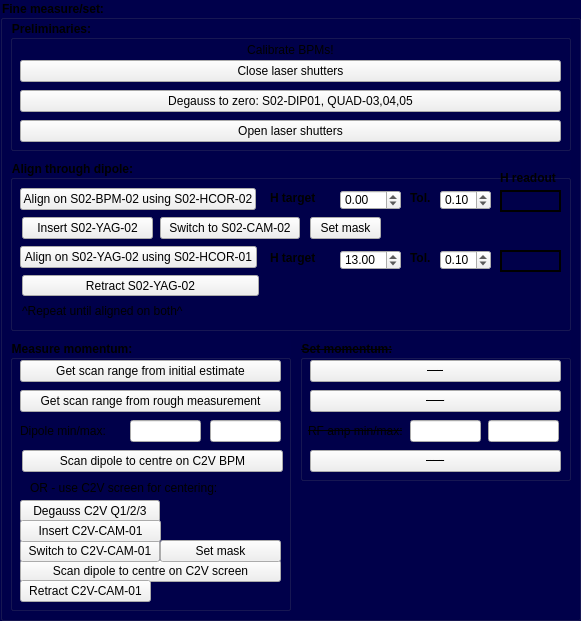
          <widget class="QGroupBox" name="groupBox_9">
           <property name="geometry">
            <rect>
             <x>10</x>
             <y>340</y>
             <width>581</width>
             <height>621</height>
            </rect>
           </property>
           <property name="font">
            <font>
             <weight>75</weight>
             <bold>true</bold>
            </font>
           </property>
           <property name="styleSheet">
            <string notr="true">QGroupBox{ background-color: rgb(0, 0, 75);}
QLabel{ background-color: rgba(0,0,0,0%);}
#QPushButton{ background-color: rgb(255, 255, 255);}</string>
           </property>
           <property name="title">
            <string>Fine measure/set:</string>
           </property>
           <widget class="QGroupBox" name="groupBox_3">
            <property name="geometry">
             <rect>
              <x>10</x>
              <y>20</y>
              <width>561</width>
              <height>131</height>
             </rect>
            </property>
            <property name="font">
             <font>
              <weight>75</weight>
              <italic>false</italic>
              <bold>true</bold>
             </font>
            </property>
            <property name="title">
             <string>Preliminaries:</string>
            </property>
            <widget class="QPushButton" name="pushButton_Prelim_3">
             <property name="geometry">
              <rect>
               <x>10</x>
               <y>70</y>
               <width>541</width>
               <height>22</height>
              </rect>
             </property>
             <property name="sizePolicy">
              <sizepolicy hsizetype="Minimum" vsizetype="Fixed">
               <horstretch>0</horstretch>
               <verstretch>0</verstretch>
              </sizepolicy>
             </property>
             <property name="minimumSize">
              <size>
               <width>140</width>
               <height>0</height>
              </size>
             </property>
             <property name="maximumSize">
              <size>
               <width>16777215</width>
               <height>16777215</height>
              </size>
             </property>
             <property name="text">
              <string>Degauss to zero: S02-DIP01, QUAD-03,04,05</string>
             </property>
             <property name="checked">
              <bool>false</bool>
             </property>
            </widget>
            <widget class="QLabel" name="label_5">
             <property name="geometry">
              <rect>
               <x>15</x>
               <y>20</y>
               <width>531</width>
               <height>20</height>
              </rect>
             </property>
             <property name="text">
              <string>Calibrate BPMs!</string>
             </property>
             <property name="alignment">
              <set>Qt::AlignCenter</set>
             </property>
            </widget>
            <widget class="QPushButton" name="pushButton_Prelim_2">
             <property name="geometry">
              <rect>
               <x>10</x>
               <y>40</y>
               <width>541</width>
               <height>22</height>
              </rect>
             </property>
             <property name="sizePolicy">
              <sizepolicy hsizetype="Minimum" vsizetype="Fixed">
               <horstretch>0</horstretch>
               <verstretch>0</verstretch>
              </sizepolicy>
             </property>
             <property name="minimumSize">
              <size>
               <width>140</width>
               <height>0</height>
              </size>
             </property>
             <property name="maximumSize">
              <size>
               <width>16777215</width>
               <height>16777215</height>
              </size>
             </property>
             <property name="text">
              <string>Close laser shutters</string>
             </property>
             <property name="checked">
              <bool>false</bool>
             </property>
            </widget>
            <widget class="QPushButton" name="pushButton_Prelim_4">
             <property name="geometry">
              <rect>
               <x>10</x>
               <y>100</y>
               <width>541</width>
               <height>22</height>
              </rect>
             </property>
             <property name="sizePolicy">
              <sizepolicy hsizetype="Minimum" vsizetype="Fixed">
               <horstretch>0</horstretch>
               <verstretch>0</verstretch>
              </sizepolicy>
             </property>
             <property name="minimumSize">
              <size>
               <width>140</width>
               <height>0</height>
              </size>
             </property>
             <property name="maximumSize">
              <size>
               <width>16777215</width>
               <height>16777215</height>
              </size>
             </property>
             <property name="text">
              <string>Open laser shutters</string>
             </property>
             <property name="checked">
              <bool>false</bool>
             </property>
            </widget>
           </widget>
           <widget class="QGroupBox" name="groupBox_4">
            <property name="geometry">
             <rect>
              <x>10</x>
              <y>160</y>
              <width>561</width>
              <height>171</height>
             </rect>
            </property>
            <property name="font">
             <font>
              <weight>75</weight>
              <italic>false</italic>
              <bold>true</bold>
             </font>
            </property>
            <property name="title">
             <string>Align through dipole:</string>
            </property>
            <widget class="QPushButton" name="pushButton_Align_1">
             <property name="geometry">
              <rect>
               <x>10</x>
               <y>28</y>
               <width>236</width>
               <height>22</height>
              </rect>
             </property>
             <property name="text">
              <string>Align on S02-BPM-02 using S02-HCOR-02</string>
             </property>
             <property name="checked">
              <bool>false</bool>
             </property>
            </widget>
            <widget class="QPushButton" name="pushButton_Align_4">
             <property name="geometry">
              <rect>
               <x>12</x>
               <y>115</y>
               <width>237</width>
               <height>21</height>
              </rect>
             </property>
             <property name="text">
              <string>Retract S02-YAG-02</string>
             </property>
             <property name="checked">
              <bool>false</bool>
             </property>
            </widget>
            <widget class="QPushButton" name="pushButton_Align_2">
             <property name="geometry">
              <rect>
               <x>12</x>
               <y>57</y>
               <width>131</width>
               <height>22</height>
              </rect>
             </property>
             <property name="text">
              <string>Insert S02-YAG-02</string>
             </property>
             <property name="checked">
              <bool>false</bool>
             </property>
            </widget>
            <widget class="QLabel" name="label_4">
             <property name="geometry">
              <rect>
               <x>12</x>
               <y>143</y>
               <width>283</width>
               <height>16</height>
              </rect>
             </property>
             <property name="text">
              <string>^Repeat until aligned on both^</string>
             </property>
            </widget>
            <widget class="QPushButton" name="pushButton_Align_3">
             <property name="geometry">
              <rect>
               <x>10</x>
               <y>86</y>
               <width>237</width>
               <height>22</height>
              </rect>
             </property>
             <property name="text">
              <string>Align on S02-YAG-02 using S02-HCOR-01</string>
             </property>
             <property name="checked">
              <bool>false</bool>
             </property>
            </widget>
            <widget class="QPushButton" name="pushButton_Align_2_A">
             <property name="geometry">
              <rect>
               <x>150</x>
               <y>57</y>
               <width>140</width>
               <height>22</height>
              </rect>
             </property>
             <property name="sizePolicy">
              <sizepolicy hsizetype="Minimum" vsizetype="Fixed">
               <horstretch>0</horstretch>
               <verstretch>0</verstretch>
              </sizepolicy>
             </property>
             <property name="minimumSize">
              <size>
               <width>140</width>
               <height>0</height>
              </size>
             </property>
             <property name="maximumSize">
              <size>
               <width>371</width>
               <height>16777215</height>
              </size>
             </property>
             <property name="text">
              <string>Switch to S02-CAM-02</string>
             </property>
             <property name="checked">
              <bool>false</bool>
             </property>
            </widget>
            <widget class="QPushButton" name="pushButton_Align_2_B">
             <property name="geometry">
              <rect>
               <x>300</x>
               <y>57</y>
               <width>71</width>
               <height>22</height>
              </rect>
             </property>
             <property name="sizePolicy">
              <sizepolicy hsizetype="Minimum" vsizetype="Fixed">
               <horstretch>0</horstretch>
               <verstretch>0</verstretch>
              </sizepolicy>
             </property>
             <property name="minimumSize">
              <size>
               <width>0</width>
               <height>0</height>
              </size>
             </property>
             <property name="maximumSize">
              <size>
               <width>371</width>
               <height>16777215</height>
              </size>
             </property>
             <property name="text">
              <string>Set mask</string>
             </property>
             <property name="checked">
              <bool>false</bool>
             </property>
            </widget>
            <widget class="QDoubleSpinBox" name="doubleSpinBox_x_1">
             <property name="geometry">
              <rect>
               <x>330</x>
               <y>30</y>
               <width>61</width>
               <height>20</height>
              </rect>
             </property>
             <property name="minimum">
              <double>-100.000000000000000</double>
             </property>
             <property name="maximum">
              <double>100.000000000000000</double>
             </property>
             <property name="singleStep">
              <double>0.100000000000000</double>
             </property>
            </widget>
            <widget class="QLabel" name="label_12">
             <property name="geometry">
              <rect>
               <x>400</x>
               <y>30</y>
               <width>31</width>
               <height>16</height>
              </rect>
             </property>
             <property name="font">
              <font>
               <weight>75</weight>
               <bold>true</bold>
              </font>
             </property>
             <property name="text">
              <string>Tol.</string>
             </property>
            </widget>
            <widget class="QLabel" name="label_13">
             <property name="geometry">
              <rect>
               <x>260</x>
               <y>30</y>
               <width>61</width>
               <height>16</height>
              </rect>
             </property>
             <property name="font">
              <font>
               <weight>75</weight>
               <bold>true</bold>
              </font>
             </property>
             <property name="text">
              <string>H target</string>
             </property>
            </widget>
            <widget class="QDoubleSpinBox" name="doubleSpinBox_tol_1">
             <property name="geometry">
              <rect>
               <x>430</x>
               <y>30</y>
               <width>51</width>
               <height>20</height>
              </rect>
             </property>
             <property name="singleStep">
              <double>0.010000000000000</double>
             </property>
             <property name="value">
              <double>0.100000000000000</double>
             </property>
            </widget>
            <widget class="QDoubleSpinBox" name="doubleSpinBox_x_2">
             <property name="geometry">
              <rect>
               <x>330</x>
               <y>90</y>
               <width>61</width>
               <height>20</height>
              </rect>
             </property>
             <property name="minimum">
              <double>-100.000000000000000</double>
             </property>
             <property name="maximum">
              <double>100.000000000000000</double>
             </property>
             <property name="singleStep">
              <double>0.100000000000000</double>
             </property>
             <property name="value">
              <double>13.000000000000000</double>
             </property>
            </widget>
            <widget class="QLabel" name="label_14">
             <property name="geometry">
              <rect>
               <x>260</x>
               <y>90</y>
               <width>61</width>
               <height>16</height>
              </rect>
             </property>
             <property name="font">
              <font>
               <weight>75</weight>
               <bold>true</bold>
              </font>
             </property>
             <property name="text">
              <string>H target</string>
             </property>
            </widget>
            <widget class="QDoubleSpinBox" name="doubleSpinBox_tol_2">
             <property name="geometry">
              <rect>
               <x>430</x>
               <y>90</y>
               <width>51</width>
               <height>20</height>
              </rect>
             </property>
             <property name="singleStep">
              <double>0.010000000000000</double>
             </property>
             <property name="value">
              <double>0.100000000000000</double>
             </property>
            </widget>
            <widget class="QLabel" name="label_15">
             <property name="geometry">
              <rect>
               <x>400</x>
               <y>90</y>
               <width>31</width>
               <height>16</height>
              </rect>
             </property>
             <property name="font">
              <font>
               <weight>75</weight>
               <bold>true</bold>
              </font>
             </property>
             <property name="text">
              <string>Tol.</string>
             </property>
            </widget>
            <widget class="QLabel" name="label_16">
             <property name="geometry">
              <rect>
               <x>490</x>
               <y>10</y>
               <width>71</width>
               <height>16</height>
              </rect>
             </property>
             <property name="font">
              <font>
               <weight>75</weight>
               <bold>true</bold>
              </font>
             </property>
             <property name="text">
              <string>H readout</string>
             </property>
            </widget>
            <widget class="QLabel" name="label_H_1">
             <property name="geometry">
              <rect>
               <x>490</x>
               <y>30</y>
               <width>61</width>
               <height>22</height>
              </rect>
             </property>
             <property name="layoutDirection">
              <enum>Qt::LeftToRight</enum>
             </property>
             <property name="frameShape">
              <enum>QFrame::WinPanel</enum>
             </property>
             <property name="text">
              <string/>
             </property>
             <property name="alignment">
              <set>Qt::AlignLeading|Qt::AlignLeft|Qt::AlignVCenter</set>
             </property>
            </widget>
            <widget class="QLabel" name="label_H_2">
             <property name="geometry">
              <rect>
               <x>490</x>
               <y>90</y>
               <width>61</width>
               <height>22</height>
              </rect>
             </property>
             <property name="layoutDirection">
              <enum>Qt::LeftToRight</enum>
             </property>
             <property name="frameShape">
              <enum>QFrame::WinPanel</enum>
             </property>
             <property name="text">
              <string/>
             </property>
             <property name="alignment">
              <set>Qt::AlignLeading|Qt::AlignLeft|Qt::AlignVCenter</set>
             </property>
            </widget>
           </widget>
           <widget class="QGroupBox" name="groupBox_5">
            <property name="geometry">
             <rect>
              <x>10</x>
              <y>340</y>
              <width>281</width>
              <height>271</height>
             </rect>
            </property>
            <property name="font">
             <font>
              <weight>75</weight>
              <bold>true</bold>
             </font>
            </property>
            <property name="styleSheet">
             <string notr="true">QGroupBox{ background-color: rgb(0, 0, 75);}
QLabel{ background-color: rgba(0,0,0,0%);}
#QPushButton{ background-color: rgb(255, 255, 255);}</string>
            </property>
            <property name="title">
             <string>Measure momentum:</string>
            </property>
            <widget class="QLineEdit" name="lineEdit_fineCurrentMax">
             <property name="geometry">
              <rect>
               <x>200</x>
               <y>80</y>
               <width>71</width>
               <height>22</height>
              </rect>
             </property>
            </widget>
            <widget class="QPushButton" name="pushButton_fineGetCurrentRange">
             <property name="geometry">
              <rect>
               <x>10</x>
               <y>20</y>
               <width>261</width>
               <height>22</height>
              </rect>
             </property>
             <property name="text">
              <string>Get scan range from initial estimate</string>
             </property>
             <property name="checked">
              <bool>false</bool>
             </property>
            </widget>
            <widget class="QLabel" name="label_9">
             <property name="geometry">
              <rect>
               <x>10</x>
               <y>80</y>
               <width>101</width>
               <height>21</height>
              </rect>
             </property>
             <property name="text">
              <string>Dipole min/max:</string>
             </property>
            </widget>
            <widget class="QPushButton" name="pushButton_fineCentreC2VCurrent">
             <property name="geometry">
              <rect>
               <x>12</x>
               <y>110</y>
               <width>261</width>
               <height>22</height>
              </rect>
             </property>
             <property name="text">
              <string>Scan dipole to centre on C2V BPM</string>
             </property>
             <property name="checked">
              <bool>false</bool>
             </property>
            </widget>
            <widget class="QLineEdit" name="lineEdit_fineCurrentMin">
             <property name="geometry">
              <rect>
               <x>120</x>
               <y>80</y>
               <width>71</width>
               <height>22</height>
              </rect>
             </property>
            </widget>
            <widget class="QPushButton" name="pushButton_fineGetCurrentRange_2">
             <property name="geometry">
              <rect>
               <x>10</x>
               <y>50</y>
               <width>261</width>
               <height>22</height>
              </rect>
             </property>
             <property name="text">
              <string>Get scan range from rough measurement</string>
             </property>
             <property name="checked">
              <bool>false</bool>
             </property>
            </widget>
            <widget class="QPushButton" name="pushButton_fineCentreC2VCurrent_2">
             <property name="geometry">
              <rect>
               <x>10</x>
               <y>220</y>
               <width>261</width>
               <height>22</height>
              </rect>
             </property>
             <property name="text">
              <string>Scan dipole to centre on C2V screen</string>
             </property>
             <property name="checked">
              <bool>false</bool>
             </property>
            </widget>
            <widget class="QPushButton" name="pushButton_degaussC2V">
             <property name="geometry">
              <rect>
               <x>10</x>
               <y>160</y>
               <width>140</width>
               <height>22</height>
              </rect>
             </property>
             <property name="sizePolicy">
              <sizepolicy hsizetype="Minimum" vsizetype="Fixed">
               <horstretch>0</horstretch>
               <verstretch>0</verstretch>
              </sizepolicy>
             </property>
             <property name="minimumSize">
              <size>
               <width>140</width>
               <height>0</height>
              </size>
             </property>
             <property name="maximumSize">
              <size>
               <width>16777215</width>
               <height>16777215</height>
              </size>
             </property>
             <property name="text">
              <string>Degauss C2V Q1/2/3</string>
             </property>
             <property name="checked">
              <bool>false</bool>
             </property>
            </widget>
            <widget class="QPushButton" name="pushButton_camState2C2V">
             <property name="geometry">
              <rect>
               <x>10</x>
               <y>200</y>
               <width>140</width>
               <height>22</height>
              </rect>
             </property>
             <property name="sizePolicy">
              <sizepolicy hsizetype="Minimum" vsizetype="Fixed">
               <horstretch>0</horstretch>
               <verstretch>0</verstretch>
              </sizepolicy>
             </property>
             <property name="minimumSize">
              <size>
               <width>140</width>
               <height>0</height>
              </size>
             </property>
             <property name="maximumSize">
              <size>
               <width>371</width>
               <height>16777215</height>
              </size>
             </property>
             <property name="text">
              <string>Switch to C2V-CAM-01</string>
             </property>
             <property name="checked">
              <bool>false</bool>
             </property>
            </widget>
            <widget class="QPushButton" name="pushButton_insertC2VScreen">
             <property name="geometry">
              <rect>
               <x>10</x>
               <y>180</y>
               <width>141</width>
               <height>22</height>
              </rect>
             </property>
             <property name="text">
              <string>Insert C2V-CAM-01</string>
             </property>
             <property name="checked">
              <bool>false</bool>
             </property>
            </widget>
            <widget class="QPushButton" name="pushButton_retractC2VScreen">
             <property name="geometry">
              <rect>
               <x>10</x>
               <y>240</y>
               <width>131</width>
               <height>22</height>
              </rect>
             </property>
             <property name="text">
              <string>Retract C2V-CAM-01</string>
             </property>
             <property name="checked">
              <bool>false</bool>
             </property>
            </widget>
            <widget class="QPushButton" name="pushButton_Align_2_B_2">
             <property name="geometry">
              <rect>
               <x>150</x>
               <y>200</y>
               <width>121</width>
               <height>22</height>
              </rect>
             </property>
             <property name="sizePolicy">
              <sizepolicy hsizetype="Minimum" vsizetype="Fixed">
               <horstretch>0</horstretch>
               <verstretch>0</verstretch>
              </sizepolicy>
             </property>
             <property name="minimumSize">
              <size>
               <width>100</width>
               <height>0</height>
              </size>
             </property>
             <property name="maximumSize">
              <size>
               <width>371</width>
               <height>16777215</height>
              </size>
             </property>
             <property name="text">
              <string>Set mask</string>
             </property>
             <property name="checked">
              <bool>false</bool>
             </property>
            </widget>
            <widget class="QLabel" name="label_11">
             <property name="geometry">
              <rect>
               <x>20</x>
               <y>140</y>
               <width>241</width>
               <height>16</height>
              </rect>
             </property>
             <property name="text">
              <string>OR - use C2V screen for centering:</string>
             </property>
            </widget>
           </widget>
           <widget class="QGroupBox" name="groupBox_6">
            <property name="geometry">
             <rect>
              <x>300</x>
              <y>340</y>
              <width>271</width>
              <height>141</height>
             </rect>
            </property>
            <property name="font">
             <font>
              <weight>75</weight>
              <bold>true</bold>
              <strikeout>true</strikeout>
             </font>
            </property>
            <property name="styleSheet">
             <string notr="true">QGroupBox{ background-color: rgb(0, 0, 75);}
QLabel{ background-color: rgba(0,0,0,0%);}
#QPushButton{ background-color: rgb(255, 255, 255);}</string>
            </property>
            <property name="title">
             <string>Set momentum:</string>
            </property>
            <widget class="QLineEdit" name="lineEdit_fineRFMin">
             <property name="geometry">
              <rect>
               <x>110</x>
               <y>80</y>
               <width>71</width>
               <height>22</height>
              </rect>
             </property>
            </widget>
            <widget class="QPushButton" name="pushButton_fineGetRFRange">
             <property name="geometry">
              <rect>
               <x>10</x>
               <y>20</y>
               <width>251</width>
               <height>22</height>
              </rect>
             </property>
             <property name="font">
              <font>
               <pointsize>-1</pointsize>
               <strikeout>true</strikeout>
              </font>
             </property>
             <property name="text">
              <string>Get scan range from initial estimate</string>
             </property>
             <property name="checked">
              <bool>false</bool>
             </property>
            </widget>
            <widget class="QLineEdit" name="lineEdit_fineRFMax">
             <property name="geometry">
              <rect>
               <x>188</x>
               <y>80</y>
               <width>71</width>
               <height>22</height>
              </rect>
             </property>
            </widget>
            <widget class="QLabel" name="label_10">
             <property name="geometry">
              <rect>
               <x>8</x>
               <y>80</y>
               <width>101</width>
               <height>21</height>
              </rect>
             </property>
             <property name="font">
              <font>
               <strikeout>true</strikeout>
              </font>
             </property>
             <property name="text">
              <string>RF amp min/max:</string>
             </property>
            </widget>
            <widget class="QPushButton" name="pushButton_fineCentreC2VRF">
             <property name="geometry">
              <rect>
               <x>10</x>
               <y>110</y>
               <width>251</width>
               <height>22</height>
              </rect>
             </property>
             <property name="font">
              <font>
               <pointsize>-1</pointsize>
               <strikeout>true</strikeout>
              </font>
             </property>
             <property name="text">
              <string>Scan RF to centre down spectometer line</string>
             </property>
             <property name="checked">
              <bool>false</bool>
             </property>
            </widget>
            <widget class="QPushButton" name="pushButton_fineGetRFRange_2">
             <property name="geometry">
              <rect>
               <x>10</x>
               <y>50</y>
               <width>251</width>
               <height>22</height>
              </rect>
             </property>
             <property name="font">
              <font>
               <pointsize>-1</pointsize>
               <strikeout>true</strikeout>
              </font>
             </property>
             <property name="text">
              <string>Get scan range from rough measurement</string>
             </property>
             <property name="checked">
              <bool>false</bool>
             </property>
            </widget>
           </widget>
          </widget>
